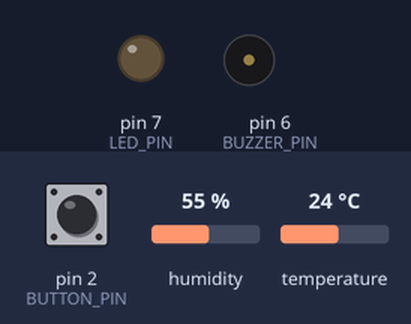
A sketch run on a simulated Arduino Uno, built with avr-gcc and run on an emulated ATmega328P. Shown: output pins drawn as LEDs (lit = HIGH), buzzer (waves = sounding, pin HIGH). The inputs (shaded band) are chosen by the test bench; at power-on: humidity 55 %, pin 2 (BUTTON_PIN) HIGH, temperature 24 °C. Storage starts empty.

Above: at 2.8 s.
2.9 s: humidity set to 69 %
5.6 s: humidity set to 72 %
At 6.6 s:
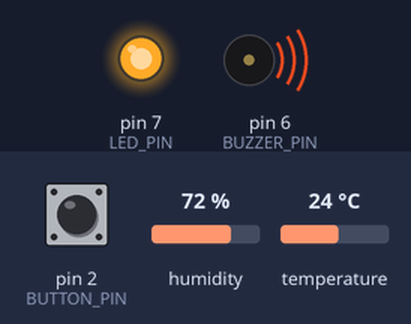
8.3 s: humidity set to 22 %
At 10.9 s:
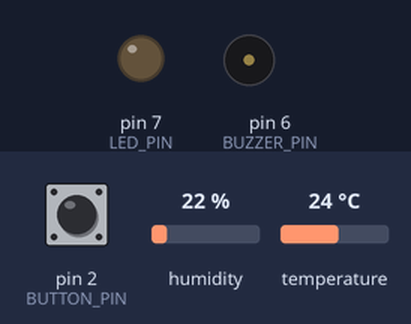
11.6 s: humidity set to 88 %
At 13.0 s:
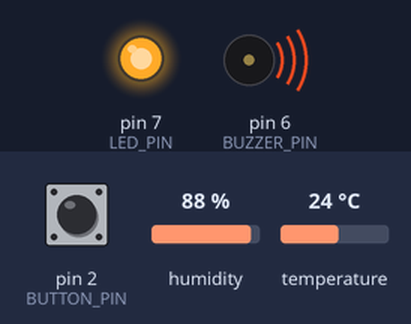
Timing chart, 0 to 14.6 s (numbered marks = the images above; inputs shaded):
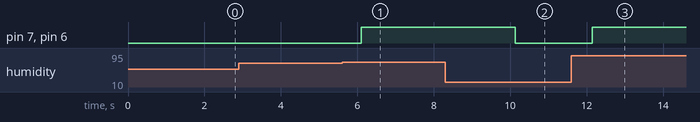

Measured:
- the behaviour switches between 70 and 71 % on humidity (found by bisection; images 0 and 1)
- after the input at 2.9 s, every drawn part: stays the same
- after the input at 5.6 s, pin 7 (LED_PIN), pin 6 (BUZZER_PIN): LOW → HIGH after 0.50 s
- after the input at 8.3 s, pin 7 (LED_PIN), pin 6 (BUZZER_PIN): HIGH → LOW after 1.8 s
- after the input at 11.6 s, pin 7 (LED_PIN), pin 6 (BUZZER_PIN): LOW → HIGH after 0.55 s

The sketch:

security_system.ino
```cpp
//
// Created by ilays on 13/08/2024.
//

/*
 * Components
 * Arduino Uno
 * DHT22 Temperature and Humidity Sensor
 * SD Card Module
 * Buzzer
 * LED
 * Push Button
 *
 * Circuit Connections
 * DHT22 Sensor (Digital Signal):
 * Connect the data pin to digital pin 3.
 *
 * SD Card Module (SPI):
 * Connect CS to pin 10, MOSI to pin 11, MISO to pin 12, and SCK to pin 13.
 *
 * Buzzer and LED (Digital Signal):
 * Connect the buzzer to digital pin 6.
 * Connect the LED to digital pin 7.
 *
 * Push Button (Digital Signal):
 * Connect one terminal to digital pin 2 and the other to ground.
 */

#include <SD.h>
#include <SPI.h>
#include <DHT.h>

#define DHTPIN 3
#define DHTTYPE DHT22
#define SD_CS_PIN 10
#define BUZZER_PIN 6
#define LED_PIN 7
#define BUTTON_PIN 2

DHT dht(DHTPIN, DHTTYPE);
File dataFile;

float temperature, humidity;
bool alertOn = false;

void setup() {
    Serial.begin(9600);
    dht.begin();

    pinMode(BUZZER_PIN, OUTPUT);
    pinMode(LED_PIN, OUTPUT);
    pinMode(BUTTON_PIN, INPUT_PULLUP);

    if (!SD.begin(SD_CS_PIN)) {
        Serial.println("SD Card initialization failed!");
        return;
    }

    dataFile = SD.open("datalog.txt", FILE_WRITE);
    if (dataFile) {
        dataFile.println("Temperature,Humidity");
        dataFile.close();
    } else {
        Serial.println("Error opening datalog.txt");
    }
}

void loop() {
    temperature = dht.readTemperature();
    humidity = dht.readHumidity();

    if (isnan(temperature) || isnan(humidity)) {
        Serial.println("Failed to read from DHT sensor!");
        return;
    }

    // Log data
    logData(temperature, humidity);

    // Check if conditions exceed thresholds
    if (temperature > 30.0 || humidity > 70.0) {
        triggerAlert();
    } else {
        resetAlert();
    }

    // Check for manual reset
    if (digitalRead(BUTTON_PIN) == LOW) {
        delay(50);  // Debounce
        if (digitalRead(BUTTON_PIN) == LOW) {
            resetAlert();
        }
    }

    delay(2000);
}

void logData(float temp, float hum) {
    dataFile = SD.open("datalog.txt", FILE_WRITE);
    if (dataFile) {
        dataFile.print(temp);
        dataFile.print(",");
        dataFile.println(hum);
        dataFile.close();
    }
}

void triggerAlert() {
    if (!alertOn) {
        digitalWrite(BUZZER_PIN, HIGH);
        digitalWrite(LED_PIN, HIGH);
        alertOn = true;
    }
}

void resetAlert() {
    digitalWrite(BUZZER_PIN, LOW);
    digitalWrite(LED_PIN, LOW);
    alertOn = false;
}
```
